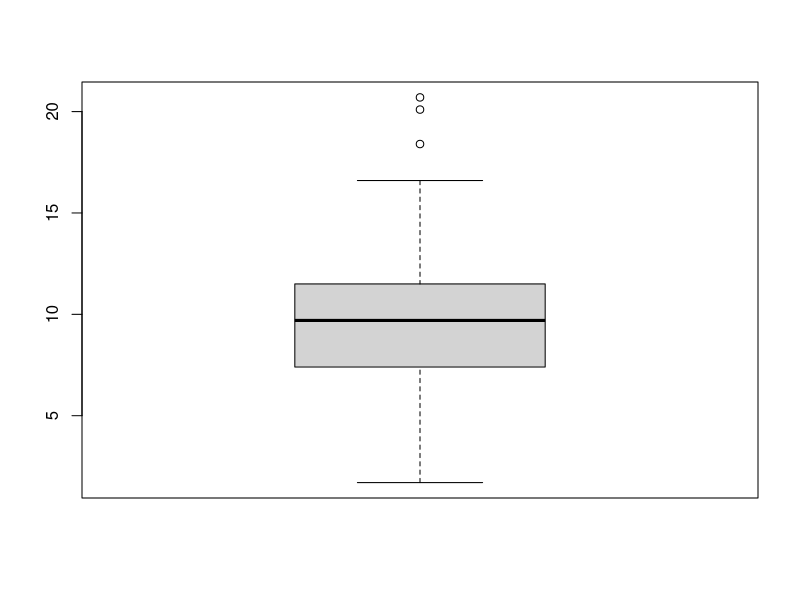

This chart was generated by the following R code:
#Q1. mpg 데이터의 class는 "suv", "compact" 등 자동차를 특징에 따라 일곱 종류로 분류한 변수이다. class별 cty 평균을 구해 보시오.

library(dplyr)
mpg <- as.data.frame(ggplot2::mpg)
mpg %>% group_by(class) %>% summarise(mean_cty=mean(cty))

#Q2. cty 평균이 높은 순으로 정렬해 보세요.

mpg %>% group_by(class) %>% summarise(mean_cty=mean(cty)) %>% arrange(desc(mean_cty))

#Q3. 어떤 회사 자동차의 hwy(고속도로 연비)가 가장 높은지 알아보려 합니다. hwy 평균이 가장 높은 회사 세 곳을 출력하시오.

mpg %>% group_by(manufacturer) %>% summarise(mean_hwy=mean(hwy)) %>% arrange(desc(mean_hwy)) %>% head(3)

#Q4. 어떤 회사에서 "compact" 차종을 가장 많이 생산하는지 확인하고 싶다. 회사별 "compact" 차종 수를 내림차순으로 정렬하시오.

mpg %>% group_by(manufacturer) %>% filter(class=="compact") %>% summarise(n=n()) %>% arrange(desc(n))

#Q5. R에서 기본적으로 주어지는 데이터 airquality의 변수 풍속(Wind)에서 이상치를 확인하고, 제거한 후 풍속(Wind)의 평균을 구하세요.

airquality
boxplot(airquality$Wind)$stats
outlier <- ifelse(airquality$Wind >= 16.6, NA, airquality$Wind)
outlier
nomiss <- airquality %>% filter(!is.na(outlier))
mean(nomiss$Wind)
